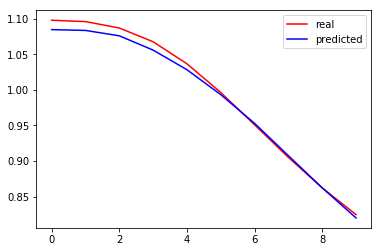

Reproduce this figure in Python.
# -*- coding: utf-8 -*-
"""
Created on Wed Jun  5 14:42:16 2019

@author: Aman chills
"""

import numpy as np
import matplotlib.pyplot as plt
import pandas as pd
dataset = pd.read_csv('mgdata.dat.csv')

training_set = dataset.iloc[:1100, 1:2].values
X_train=[]
y_train=[]
for i in range(20,1090):
    X_train.append(training_set[i-20:i,0])
    y_train.append(training_set[i,0])
X_train=np.asarray(X_train)
y_train=np.asarray(y_train)

X_train = np.reshape(X_train, (X_train.shape[0], X_train.shape[1], 1))
from keras.models import Sequential
from keras.layers import Convolution1D
from keras.layers import MaxPooling1D
from keras.layers import Flatten
from keras.layers import Dense
model = Sequential()
model.add(Convolution1D(filters=16, kernel_size=3, activation='relu', input_shape=(20,1)))
model.add(MaxPooling1D(pool_size=2))
model.add(Flatten())
model.add(Dense(20, activation='relu'))
model.add(Dense(1,activation='linear'))
model.compile(loss='mean_squared_error', optimizer='adam')
# fit network
history=model.fit(X_train,y_train,epochs=60,batch_size=8,validation_split=0.02)

test_set=dataset.iloc[1100:1130, 1:2].values
X_test=[]
y_test=[]
for i in range(20,30):
    X_test.append(test_set[i-20:i,0])
    y_test.append(test_set[i,0])
X_test=np.asarray(X_test)
y_test=np.asarray(y_test)
X_test = np.reshape(X_test, (X_test.shape[0], X_test.shape[1], 1))
predicted=model.predict(X_test)
y_test=np.reshape(y_test,(10,1))
predicted=np.reshape(predicted,(10,1))
plt.plot(y_test, color = 'red', label="real" )
plt.plot(predicted, color = 'blue', label="predicted")
plt.legend()
plt.show()
plt.plot(history.history['loss'])
plt.plot(history.history['val_loss'])
plt.title('model loss')
plt.ylabel('loss')
plt.xlabel('epoch')
plt.legend(['train', 'validation'], loc='upper left')
plt.show()
